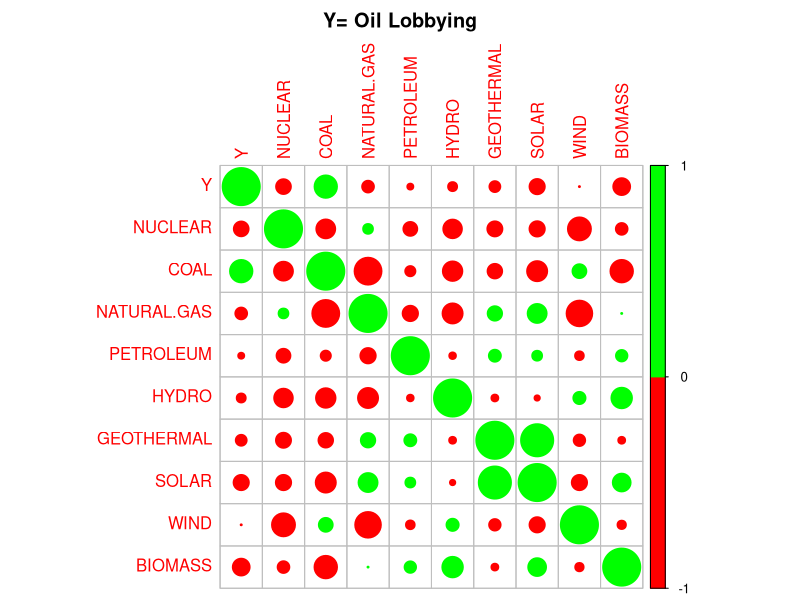
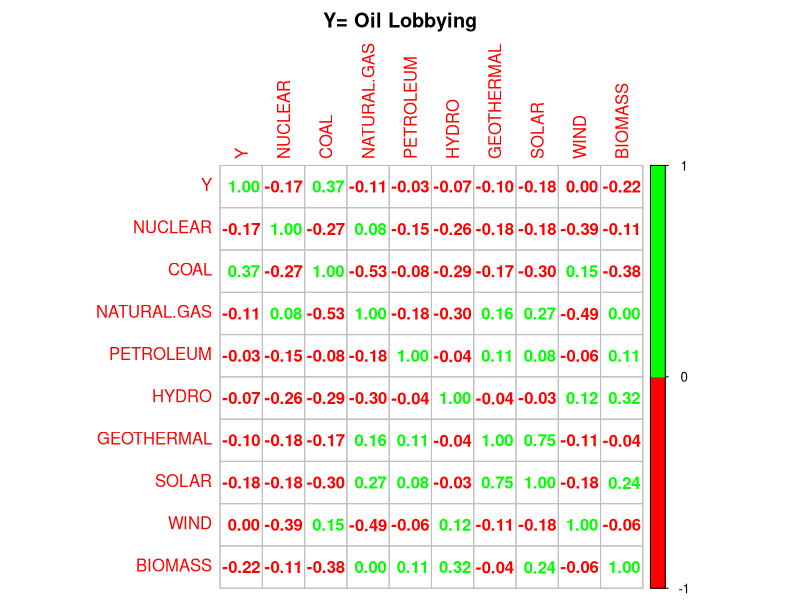
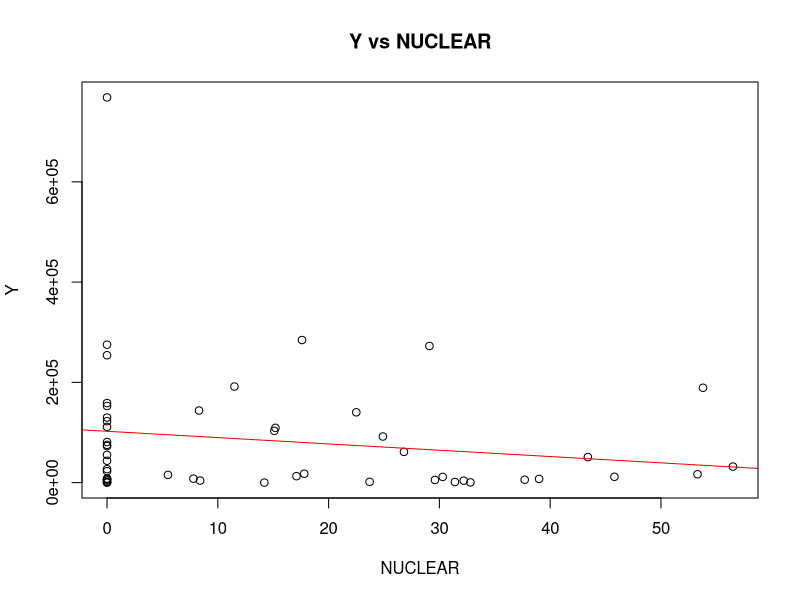
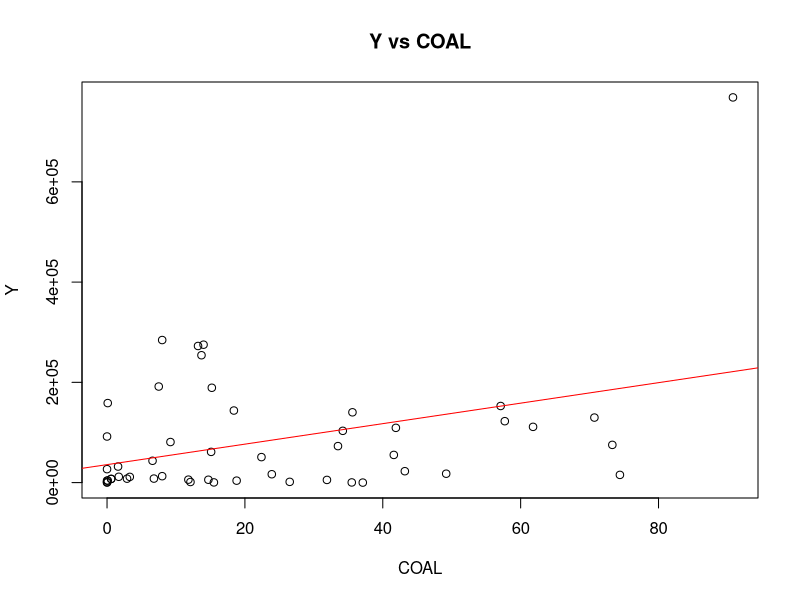
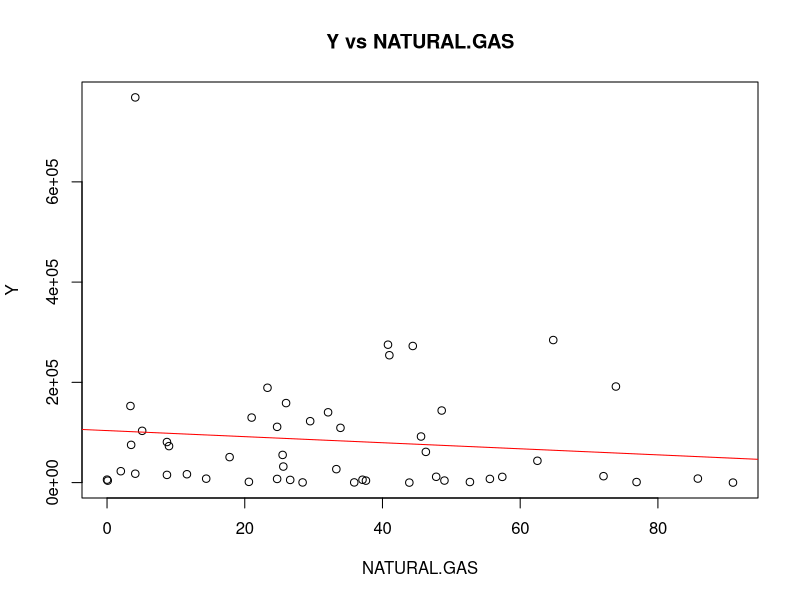
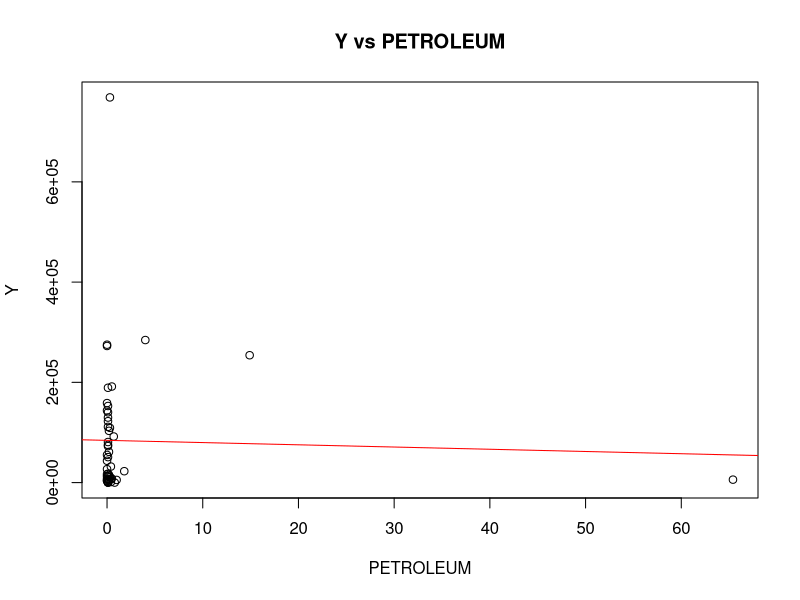
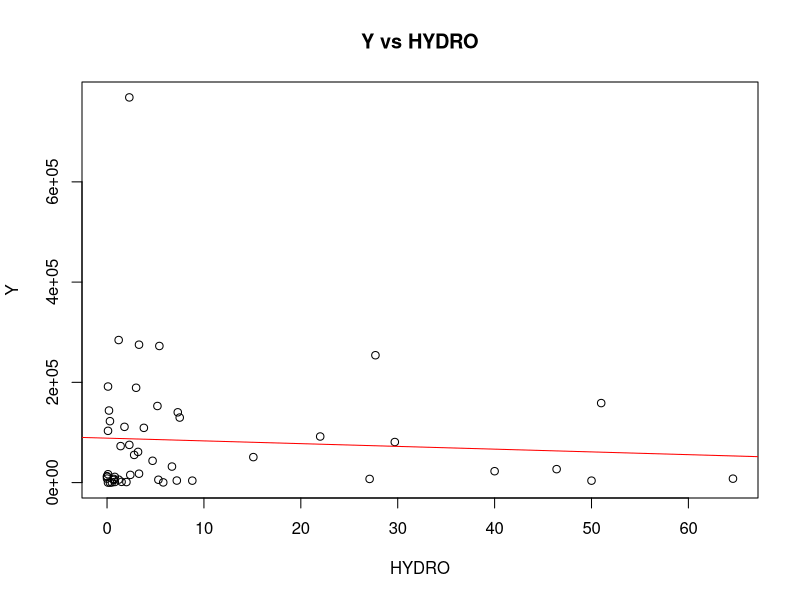
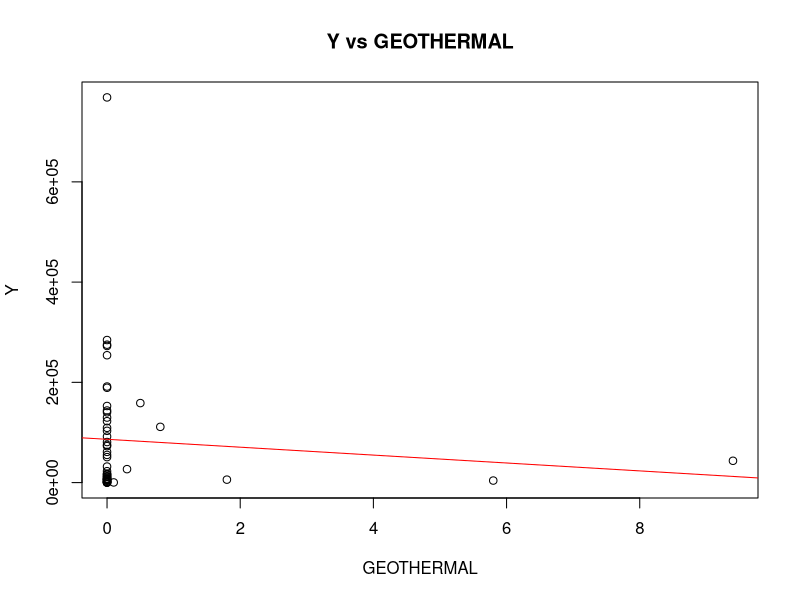

These figures' R source, in order:
# R Script File
# We are interested in the relationship between the following variables:
# Y = X.Donated.From.Big.Oil
# X = NUCLEAR, COAL, NATURAL.GAS, PETROLEUM, HYDRO, GEOTHERMAL, SOLAR, WIND, and BIOMASS

# Particularly with Coal, because that is predominantly what is being lobbied for by the "Big Oil" companies in this data.

# Hypothesis:
# H0: There is a negative relationship between X.Donated.From.Big.Oil and Coal.
# H1: There is a positive relationship between X.Donated.From.Big.Oil and Coal.

# PDF Config
pdf("Multiple Linear Regression.pdf", width = 8.5, height = 9)

# Libraries
library(corrplot) # Correlation Matrix

# Import Data
data <- read.csv("US_General.csv", header = TRUE, sep = ",")

# Rename Y to be less politically charged
Oil.Lobbying <- data$X.Donated.From.Big.Oil

# Adjust Y for Population and GDP
Y <- cbind(Oil.Lobbying,
           Oil.Lobbying / data$Population,
           Oil.Lobbying / data$State.GDP.Q4.2021,
           Oil.Lobbying / (data$State.GDP.Q4.2021 / data$Population))

# Add names to Y for readability
ynames <- cbind("Oil Lobbying", "Oil Lobbying / Population", "Oil Lobbying / State GDP", "Oil Lobbying / State.GDP.Q4.2021 / Population")

# For loop to iterate through each Y for Multiple Linear Regression, Correlation Matrix, and Scatterplots
for (i in 1:ncol(Y)) {

# Create a data frame with Y and X
        data <- data.frame(Y[,i],
                data$NUCLEAR,
                data$COAL,
                data$NATURAL.GAS,
                data$PETROLEUM,
                data$HYDRO,
                data$GEOTHERMAL,
                data$SOLAR,
                data$WIND,
                data$BIOMASS)

# Rename the Columns to be more readable
names(data) <- c("Y",
                 "NUCLEAR",
                 "COAL",
                 "NATURAL.GAS",
                 "PETROLEUM",
                 "HYDRO",
                 "GEOTHERMAL",
                 "SOLAR",
                 "WIND",
                 "BIOMASS")

# Perform Multiple Linear Regression
model <- lm(Y ~ ., data = data)

# Print the Model Summary and name of Y
print(paste("Y=", ynames[,i]))
print(summary(model))

# Correlation Matrix
cor <- cor(data)

# Output the Correlation Matrix with red and green colors

# Method = Circle
corrplot(cor,
         method = "circle",
         col = c("red", "green"),
         mar = c(0, 0, 2, 0),
         title = paste("Y=", ynames[,i]))

# Method = Number
corrplot(cor,
         method = "number",
         col = c("red", "green"),
         mar = c(0, 0, 2, 0),
         title = paste("Y=", ynames[,i]))

# For loop to make a scatterplot for each X variable
for (j in 2:ncol(data)) {

# Output Scatterplot
plot(data[, j],
     data[, 1],
     xlab = names(data)[j],
     ylab = names(data)[1],
     main = paste(names(data)[1], "vs", names(data)[j]))

# Output Regression Line with Scatterplots
abline(lm(data[, 1] ~ data[, j]), col = "red")
}
}

# Print warnings, if any
warnings()
